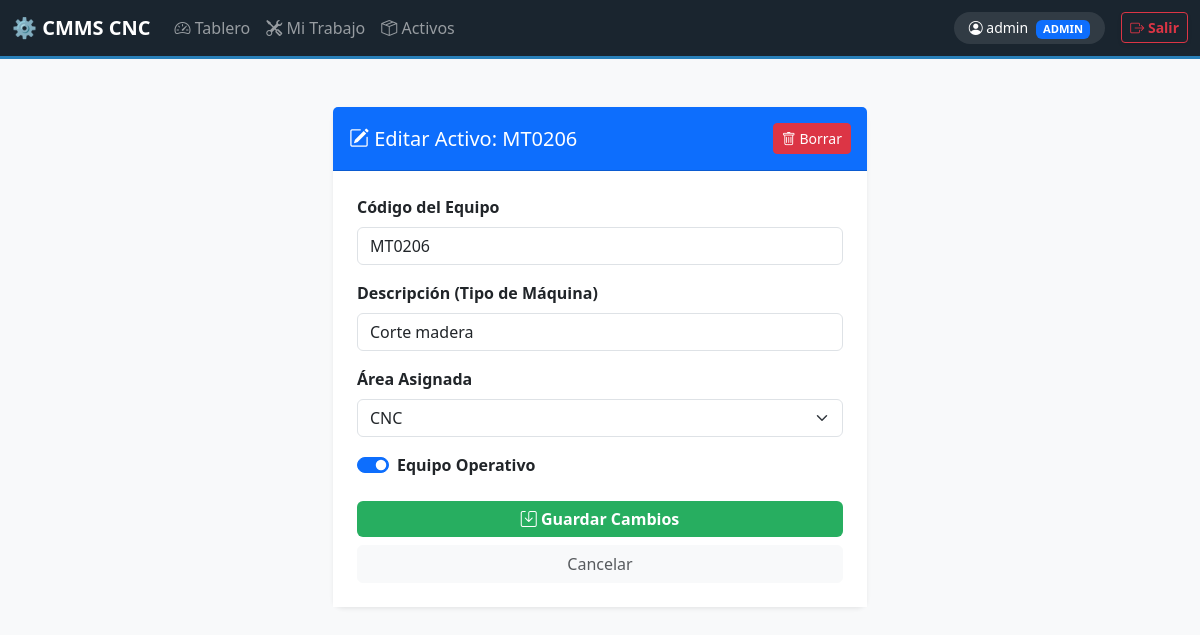
The page /activos/editar/3/ (signed in) on the database its author committed.
### mantenimiento/models.py (models this page shows, shortened)
class Activo(models.Model):
    codigo = models.CharField(max_length=20, unique=True)
    descripcion = models.CharField(max_length=100)
    area = models.ForeignKey(Area, on_delete=models.CASCADE)
    estatus_activo = models.BooleanField(default=True)

### mantenimiento/views.py (the view)
# urls.py: path('activos/editar/<int:activo_id>/', views.editar_activo, name='editar_activo'),
@staff_member_required
def editar_activo(request, activo_id):
    activo = get_object_or_404(Activo, id=activo_id)
    if request.method == 'POST':
        form = ActivoForm(request.POST, instance=activo)
        if form.is_valid():
            form.save()
            return redirect('lista_activos')
    else:
        form = ActivoForm(instance=activo)
    return render(request, 'mantenimiento/editar_activo.html', {'form': form, 'activo': activo})

### mantenimiento/forms.py
class ActivoForm(forms.ModelForm):
    class Meta:
        model = Activo
        fields = ['codigo', 'descripcion', 'area', 'estatus_activo']
        widgets = {
            'codigo': forms.TextInput(attrs={'class': 'form-control'}),
            'descripcion': forms.TextInput(attrs={'class': 'form-control'}),
            'area': forms.Select(attrs={'class': 'form-select'}),
            'estatus_activo': forms.CheckboxInput(attrs={'class': 'form-check-input'}),
        }

### mantenimiento/models.py (called while the page is built)
    def __str__(self): return self.nombre

### mantenimiento/templates/mantenimiento/editar_activo.html (shortened to what this page needs)
{% extends 'mantenimiento/base.html' %}
{% block content %}
<div class="container py-4">
    <div class="row justify-content-center">
        <div class="col-md-6">
            <div class="card shadow-sm border-0">
                <div class="card-header bg-primary text-white py-3 d-flex justify-content-between align-items-center">
                    <h5 class="mb-0"><i class="bi bi-pencil-square"></i> Editar Activo: {{ activo.codigo }}</h5>
                    <form method="POST" action="{% url 'eliminar_activo' activo.id %}" onsubmit="return confirm('¿Realmente deseas eliminar este equipo? Esta acción no se puede deshacer.');">
                        <button type="submit" class="btn btn-danger btn-sm">
                            <i class="bi bi-trash"></i> Borrar
                        </button>
                    </form>
                </div>
                <div class="card-body p-4 bg-white">
                    <form method="POST">
                        <div class="mb-3">
                            <label class="form-label fw-bold">Código del Equipo</label>
                            {{ form.codigo }}
                        </div>
                        <div class="mb-3">
                            <label class="form-label fw-bold">Descripción (Tipo de Máquina)</label>
                            {{ form.descripcion }}
                        </div>
                        <div class="mb-3">
                            <label class="form-label fw-bold">Área Asignada</label>
                            {{ form.area }}
                        </div>
                        <div class="mb-3 form-check form-switch">
                            {{ form.estatus_activo }}
                            <label class="form-check-label fw-bold">Equipo Operativo</label>
                        </div>
                        <div class="d-grid gap-2 mt-4">
                            <button type="submit" class="btn btn-success fw-bold">
                                <i class="bi bi-save"></i> Guardar Cambios
                            </button>
                            <a href="{% url 'lista_activos' %}" class="btn btn-light text-muted">Cancelar</a>
                        </div>
                    </form>
                </div>
            </div>
        </div>
    </div>
</div>
{% endblock %}

### mantenimiento/templates/mantenimiento/base.html (shortened to what this page needs)
<!DOCTYPE html>
<html lang="es">
<head>
    <link href="https://cdn.jsdelivr.net/npm/bootstrap@5.3.0/dist/css/bootstrap.min.css" rel="stylesheet">
    <link rel="stylesheet" href="https://cdn.jsdelivr.net/npm/bootstrap-icons@1.11.1/font/bootstrap-icons.css">
</head>
<body>
    <nav class="navbar navbar-expand-lg navbar-dark bg-dark sticky-top">
        <div class="container-fluid">
            <a class="navbar-brand fw-bold" href="{% url 'tablero' %}">⚙️ CMMS CNC</a>
            <div class="collapse navbar-collapse" id="navbarNav">
                <ul class="navbar-nav me-auto">
                    <li class="nav-item">
                        <a class="nav-link" href="{% url 'tablero' %}"><i class="bi bi-speedometer2"></i> Tablero</a>
                    </li>
                    <li class="nav-item">
                        <a class="nav-link" href="{% url 'trabajo' %}"><i class="bi bi-tools"></i> Mi Trabajo</a>
                    </li>
                    <li class="nav-item">
                        <a class="nav-link" href="{% url 'lista_activos' %}"><i class="bi bi-box-seam"></i> Activos</a>
                    </li>
                </ul>
                <div class="d-flex align-items-center">
                    {% if user.is_authenticated %}
                        <div class="user-badge text-white me-3 small d-none d-md-block">
                            <i class="bi bi-person-circle"></i>
                            {{ user.username }}
                            {% if user.is_staff %}<span class="badge bg-primary ms-1" style="font-size: 0.7rem;">ADMIN</span>{% endif %}
                        </div>
                        <form action="{% url 'logout' %}" method="post" class="m-0">
                            <button type="submit" class="btn btn-outline-danger btn-sm fw-bold shadow-sm">
                                <i class="bi bi-box-arrow-right"></i> Salir
                            </button>
                        </form>
                    {% endif %}
                </div>
            </div>
        </div>
    </nav>
    <div class="container mt-4 mb-5">
        {% block content %}
        {% endblock %}
    </div>
</body>
</html>

### mantenimiento/templates/mantenimiento/base.html (style rules this page uses)
:root { --primary-dark: #1a252f; --accent-blue: #2980b9; --bg-light: #f8f9fa; }
body { background-color: var(--bg-light); font-family: 'Segoe UI', Tahoma, Geneva, Verdana, sans-serif; }
.navbar { background-color: var(--primary-dark) !important; border-bottom: 3px solid var(--accent-blue); }
.card { border: none; border-radius: 10px; box-shadow: 0 4px 12px rgba(0,0,0,0.05); transition: all 0.3s ease; }
.btn-success { background-color: #27ae60; border: none; }
.nav-link { font-weight: 500; }
.user-badge { background: rgba(255,255,255,0.1); border-radius: 20px; padding: 5px 15px; }

### rows shown on the page
Activo: codigo "MT0206", descripcion "Corte madera", area "CNC", estatus_activo "☑"

### other values the page prints
{{ user.username }} "admin"
